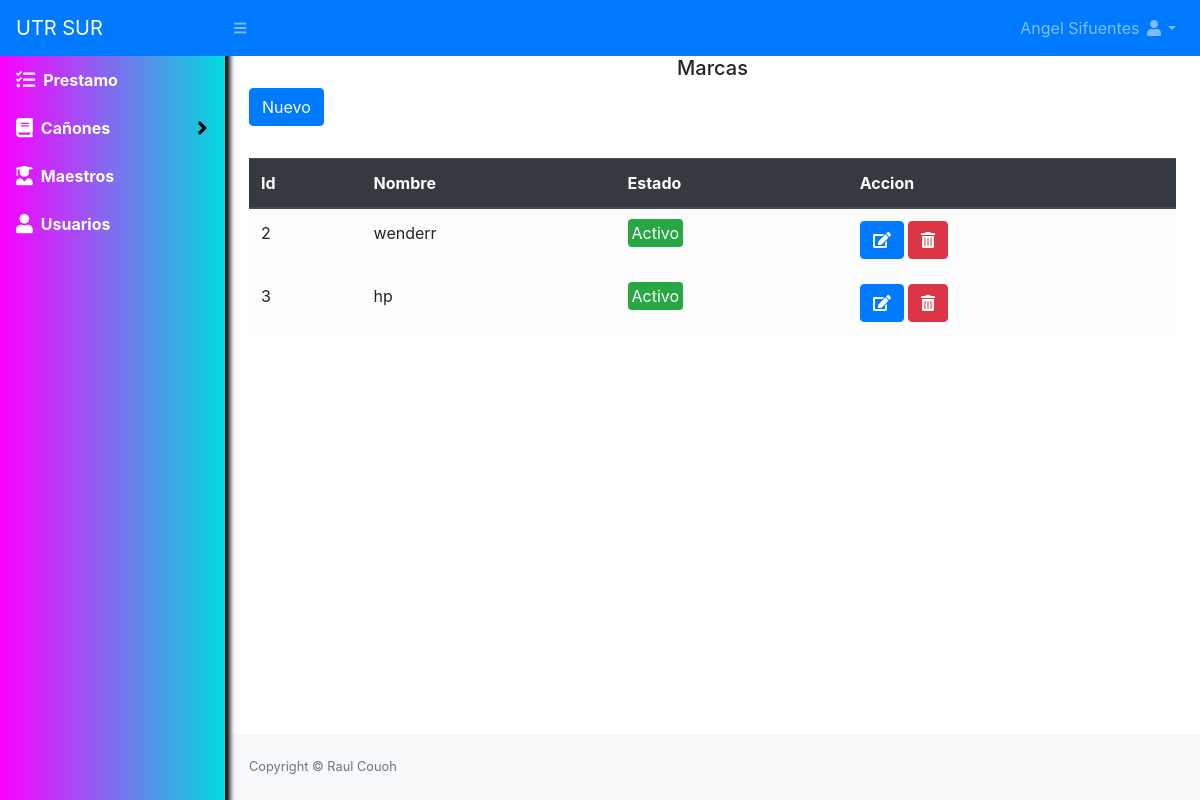
The page /autor (signed in) on the database its author committed.
### tables this page shows
CREATE TABLE `autor` (
  `id` int(11) PRIMARY KEY NOT NULL,
  `autor` varchar(150) NOT NULL,
  `imagen` varchar(100) NOT NULL,
  `estado` int(11) NOT NULL DEFAULT 1
);

### Libraries/Core/Views.php (called while the page is built)
<?php
class Views{
    function getView($controller, $view, $data="", $alert="", $config = "", $cliente = "")
    {
        $controller = get_class($controller);
        if ($controller == "Home") {
            $view = "Views/".$view.".php";
        }else{
            $view = "Views/" . $controller . "/" . $view . ".php";
        }
        require_once($view);
    }
}
?>

### Controller/Autor.php (called while the page is built, shortened)
<?php
    class Autor extends Controllers{
        public function autor()
        {
            $data = $this->model->selectAutor();
            $this->views->getView($this, "listar", $data);
        }
}

### index.php (called while the page is built, shortened)
<?php
require_once("Helpers/Helpers.php");
require_once("Libraries/Core/Load.php");
?>

### Libraries/Core/Mysql.php (called while the page is built, shortened)
<?php
class Mysql extends Conexion{
    private $conexion;
    function __construct()
    {
        $this->conexion = new Conexion();
        $this->conexion = $this->conexion->conect();
    }
    public function select_all(string $query){
        $this->strquery = $query;
        $result = $this->conexion->prepare($this->strquery);
        $result->execute();
        $data = $result->fetchall(PDO::FETCH_ASSOC);
        return $data;
    }
}
?>

### Libraries/Core/Conexion.php (called while the page is built)
<?php
class Conexion{
    private $conect;
    public function __construct()
    {
      $conexion = "mysql:host=".HOST.";dbname=".BD.";.CHARSET.";
      try {
          $this->conect = new PDO($conexion, DB_USER, PASS);
          $this->conect->setAttribute(PDO::ATTR_ERRMODE, PDO::ERRMODE_EXCEPTION);
      } catch (PDOException $e) {
          $this->conect = "Error en la conexion";
          echo "Error: " . $e->getMessage();
      }
    }
    public function conect()
    {
        return $this->conect;
    }
}
?>

### Models/AutorModel.php (called while the page is built, shortened)
<?php
class AutorModel extends Mysql{
    public function selectAutor()
    {
        $sql = "SELECT * FROM autor";
        $res = $this->select_all($sql);
        return $res;
    }
}

### Helpers/Helpers.php (called while the page is built, shortened)
<?php
function base_url()
{
    return BASE_URL;
}
?>

### Views/autor/listar.php (the view, shortened to what this page needs)
<div id="layoutSidenav_content">
    <main>
        <div class="container-fluid">
            <h5 class="text-center">Marcas</h5>
            <div class="row">
                <div class="col-lg-12">
                    <button class="btn btn-primary mb-2" type="button" data-toggle="modal" data-target="#nuevoLibro">Nuevo</button>
                    <div class="table-responsive">
                        <table class="table table-light mt-4" id="table">
                            <thead class="thead-dark">
                                <tr>
                                    <th>Id</th>
                                    <th>Nombre</th>
                                    <th>Estado</th>
                                    <th>Accion</th>
                                </tr>
                            </thead>
                            <tbody>
                                <?php foreach ($data as $autor) {
                                    if ($autor['estado'] == 1) {
                                        $estado = '<span class="badge-success p-1 rounded">Activo</span>';
                                    } else {
                                        $estado = '<span class="badge-danger p-1 rounded">Inactivo</span>';
                                    }
                                ?>
                                    <tr>
                                        <td><?php echo $autor['id']; ?></td>
                                        <td><?php echo $autor['autor']; ?></td>
                                        <td><?php echo $estado; ?></td>
                                        <td>
                                            <a class="btn btn-primary" href="<?php echo base_url() ?>autor/editar?id=<?php echo $autor['id'] ?>"><i class="fas fa-edit"></i></a>
                                            <?php if ($autor['estado'] == 1) { ?>
                                                <form method="post" action="<?php echo base_url() ?>autor/eliminar" class="d-inline eliminar">
                                                    <button class="btn btn-danger" type="submit"><i class="fas fa-trash-alt"></i></button>
                                                </form>
                                            <?php } ?>
                                        </td>
                                    </tr>
                                <?php } ?>
                            </tbody>
                        </table>
                    </div>
                </div>
            </div>
        </div>
    </main>

### rows shown on the page
autor: id "2", autor "wenderr", estado "Activo"
autor: id "3", autor "hp", estado "Activo"

### other values the page prints
$_SESSION['nombre'] "Angel Sifuentes"
